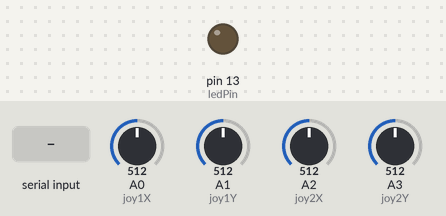
Simulated run of this sketch. Board: Arduino Uno, built with avr-gcc and run on an emulated ATmega328P. Parts: output pins drawn as LEDs (lit = HIGH). Inputs (shaded band) come from the test bench; at power-on: A0 (joy1X) = 512, A1 (joy1Y) = 512, A2 (joy2X) = 512, A3 (joy2Y) = 512. What the sketch prints to the serial monitor is not drawn.

Above: at 1.2 s.
1.3 s: "1" received over Serial
At 1.8 s:
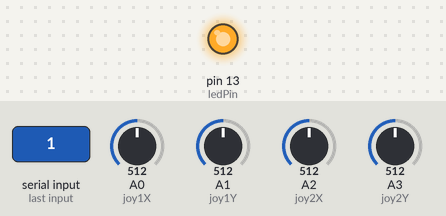
2.8 s: A0 (joy1X) set to 716
4.7 s: A1 (joy1Y) set to 716
6.6 s: A2 (joy2X) set to 716
8.5 s: A3 (joy2Y) set to 716
Timing chart, 0 to 11.5 s (numbered marks = the images above; inputs shaded):
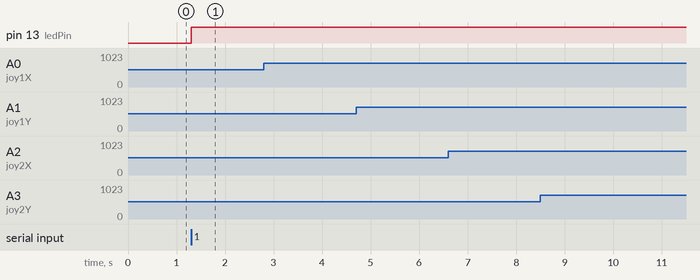

The sketch:

btmaster.ino
```cpp
/*
 * How to configure and pair two HC-05 Bluetooth Modules
 * by Dejan Nedelkovski, www.HowToMechatronics.com
 *
 *                 == MASTER CODE ==
 */
#define joy1X A0
#define joy1Y A1
#define joy2X A2
#define joy2Y A3
#define ledPin 13


int x1Value, y1Value, x2Value, y2Value;
//#define ledPin 9
//int state = 0;
//int potValue = 0;
int state = 0;

void setup() {
  pinMode(ledPin, OUTPUT);
  digitalWrite(ledPin, LOW);
  Serial.begin(38400); // Default communication rate of the Bluetooth module
}
void loop() {
  x1Value = analogRead(joy1X);
  y1Value = analogRead(joy1Y);
  x2Value = analogRead(joy2X);
  y2Value = analogRead(joy2Y);


 if(Serial.available() > 0){ // Checks whether data is comming from the serial port
    state = Serial.read(); // Reads the data from the serial port
 }
 // Controlling the LED
 Serial.print(state);
 if (state == '1') {
  digitalWrite(ledPin, HIGH); // LED ON
  state = 0;
 }
 else if (state == '0') {
  digitalWrite(ledPin, LOW); // LED ON
  state = 0; }

  //print the values with to plot or view
  Serial.write(x1Value);
  Serial.write(y1Value);
  Serial.write(x2Value);
  Serial.write(y2Value);
  Serial.print(x1Value);
  Serial.print("\t");
 Serial.println(y1Value);

  /*
 if(Serial.available() > 0){ // Checks whether data is comming from the serial port
    state = Serial.read(); // Reads the data from the serial port
 }
 // Controlling the LED
 if (state == '1') {
  digitalWrite(ledPin, HIGH); // LED ON
  state = 0;
 }
 else if (state == '0') {
  digitalWrite(ledPin, LOW); // LED ON
  state = 0;
 }
 // Reading the potentiometer
 potValue = analogRead(A0);
 int potValueMapped = map(potValue, 0, 1023, 0, 255);
 Serial.write(potValueMapped); // Sends potValue to servo motor
 delay(10);
 */
}
```

Measured:
- after the input at 1.3 s, pin 13 (ledPin): LOW → HIGH at once
